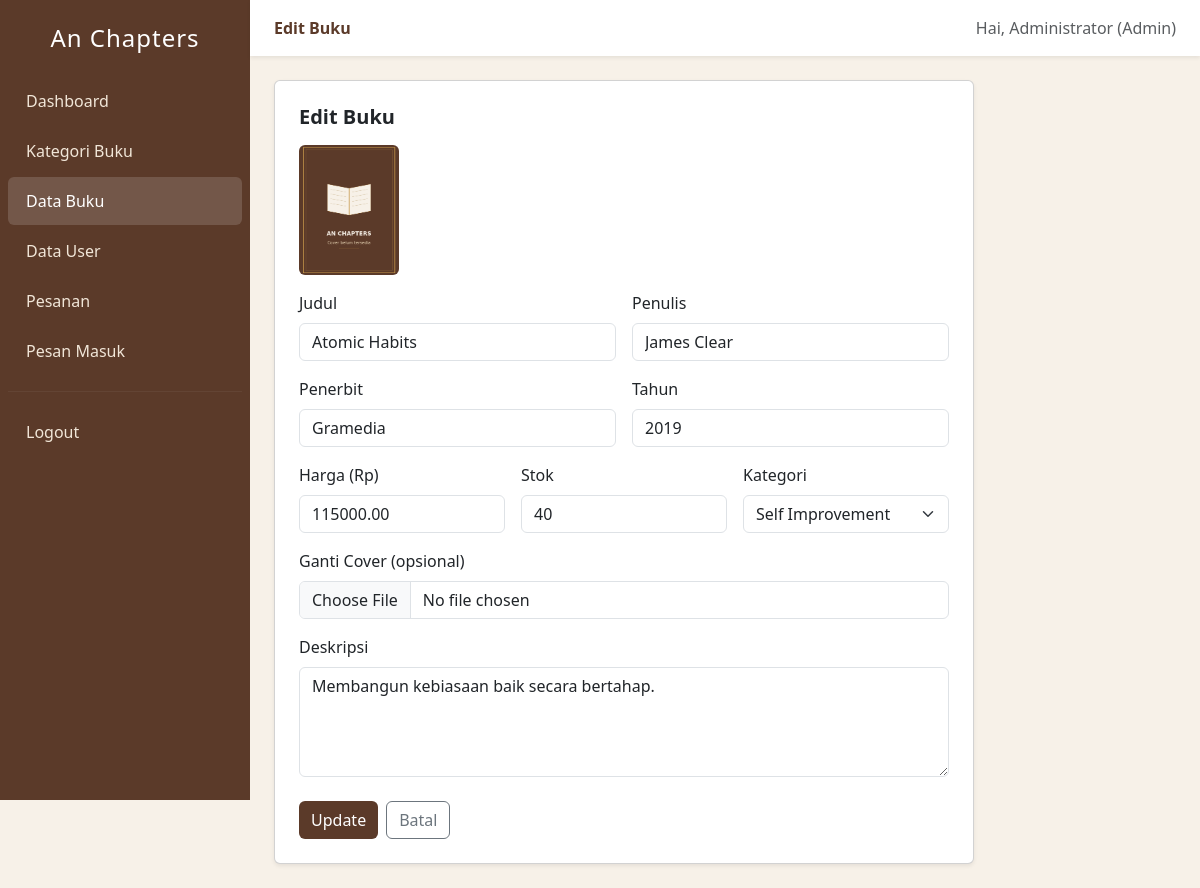
Screenshot of /admin/buku/edit.php?id=2 (signed in) with the database file from the repository.
### tables this page shows
CREATE TABLE buku (
    id_buku INT AUTO_INCREMENT PRIMARY KEY,
    judul VARCHAR(150) NOT NULL,
    penulis VARCHAR(100) NOT NULL,
    penerbit VARCHAR(100),
    tahun YEAR,
    harga DECIMAL(12,2) NOT NULL DEFAULT 0,
    stok INT NOT NULL DEFAULT 0,
    cover VARCHAR(255) DEFAULT 'default.png',
    deskripsi TEXT,
    id_kategori INT,
    created_at DATETIME DEFAULT CURRENT_TIMESTAMP,
    FOREIGN KEY (id_kategori) REFERENCES kategori(id_kategori) ON DELETE SET NULL
);

CREATE TABLE kategori (
    id_kategori INT AUTO_INCREMENT PRIMARY KEY,
    nama_kategori VARCHAR(100) NOT NULL,
    deskripsi TEXT
);

### config/functions.php (called while the page is built, shortened)
<?php
function cover_url($cover = null) {
    $dir = __DIR__ . '/../assets/images/cover/';
    $nama = $cover ? basename($cover) : '';
    if ($nama !== '' && is_file($dir . $nama)) {
        return BASE_URL . 'assets/images/cover/' . rawurlencode($nama);
    }
    return BASE_URL . 'assets/images/cover/default.png';
}

### admin/buku/edit.php (the view, shortened to what this page needs)
<?php
require_once '../../config/functions.php';
$id = (int) ($_GET['id'] ?? 0);
$buku = mysqli_fetch_assoc(mysqli_query($koneksi, "SELECT * FROM buku WHERE id_buku=$id"));
$kategori = mysqli_query($koneksi, "SELECT * FROM kategori ORDER BY nama_kategori");
include '../includes/header.php';
?>
<div class="card p-4 shadow-sm" style="max-width:700px;">
  <h5 class="fw-bold mb-3">Edit Buku</h5>
  <div class="mb-3">
    <img id="previewCover" src="<?= cover_url($buku['cover']) ?>" onerror="this.onerror=null;this.src='<?= cover_url() ?>'" style="width:100px;height:130px;object-fit:cover;border-radius:6px;">
  </div>
  <form method="POST" enctype="multipart/form-data">
    <div class="row g-3">
      <div class="col-md-6">
        <label class="form-label">Judul</label>
        <input type="text" name="judul" class="form-control" required value="<?= htmlspecialchars($buku['judul']) ?>">
      </div>
      <div class="col-md-6">
        <label class="form-label">Penulis</label>
        <input type="text" name="penulis" class="form-control" required value="<?= htmlspecialchars($buku['penulis']) ?>">
      </div>
      <div class="col-md-6">
        <label class="form-label">Penerbit</label>
        <input type="text" name="penerbit" class="form-control" value="<?= htmlspecialchars($buku['penerbit']) ?>">
      </div>
      <div class="col-md-6">
        <label class="form-label">Tahun</label>
        <input type="number" name="tahun" class="form-control" min="1900" max="<?= date('Y') ?>" value="<?= htmlspecialchars($buku['tahun']) ?>">
      </div>
      <div class="col-md-4">
        <label class="form-label">Harga (Rp)</label>
        <input type="number" name="harga" class="form-control" min="0" step="100" required value="<?= $buku['harga'] ?>">
      </div>
      <div class="col-md-4">
        <label class="form-label">Stok</label>
        <input type="number" name="stok" class="form-control" min="0" required value="<?= $buku['stok'] ?>">
      </div>
      <div class="col-md-4">
        <label class="form-label">Kategori</label>
        <select name="id_kategori" class="form-select" required>
          <?php while ($k = mysqli_fetch_assoc($kategori)): ?>
            <option value="<?= $k['id_kategori'] ?>" <?= $k['id_kategori']==$buku['id_kategori']?'selected':'' ?>><?= htmlspecialchars($k['nama_kategori']) ?></option>
          <?php endwhile; ?>
        </select>
      </div>
      <div class="col-md-12">
        <label class="form-label">Ganti Cover (opsional)</label>
        <input type="file" name="cover" id="inputCover" class="form-control" accept=".jpg,.jpeg,.png,.webp">
      </div>
      <div class="col-md-12">
        <label class="form-label">Deskripsi</label>
        <textarea name="deskripsi" class="form-control" rows="4"><?= htmlspecialchars($buku['deskripsi']) ?></textarea>
      </div>
    </div>
    <div class="mt-4 d-flex gap-2">
      <button type="submit" class="btn btn-brand">Update</button>
      <a href="index.php" class="btn btn-outline-secondary">Batal</a>
    </div>
  </form>
</div>
<?php include '../includes/footer.php'; ?>

### assets/css/style.css (style rules this page uses)
:root { --ac-brown: #5b3a29; --ac-cream: #f7f1e8; --ac-gold: #c69749; }
body { background-color: var(--ac-cream); font-family: "Segoe UI", system-ui, sans-serif; min-height: 100vh; display: flex; flex-direction: column; }
.btn-brand { background-color: var(--ac-brown); color: #fff; border: none; }
.btn-brand, .btn-outline-dark, .btn-outline-secondary { transition: transform 0.15s ease, box-shadow 0.15s ease; }

### rows the page displays
buku: cover (placeholder picture), judul "Atomic Habits", penulis "James Clear", penerbit "Gramedia", tahun "2019", harga "115000.00", stok "40", id_kategori "Self Improvement", deskripsi "Membangun kebiasaan baik secara bertahap."

### other values shown
$page_title "Edit Buku"
$_SESSION['nama'] "Administrator"
